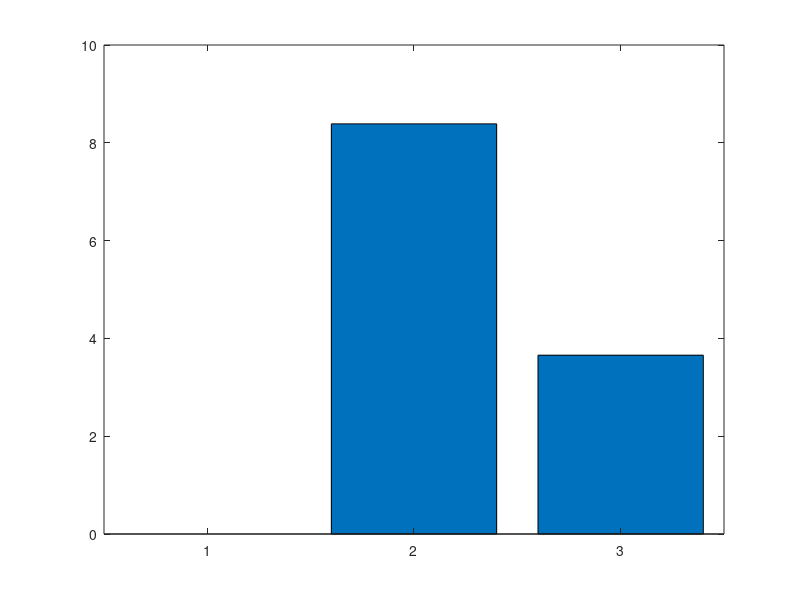
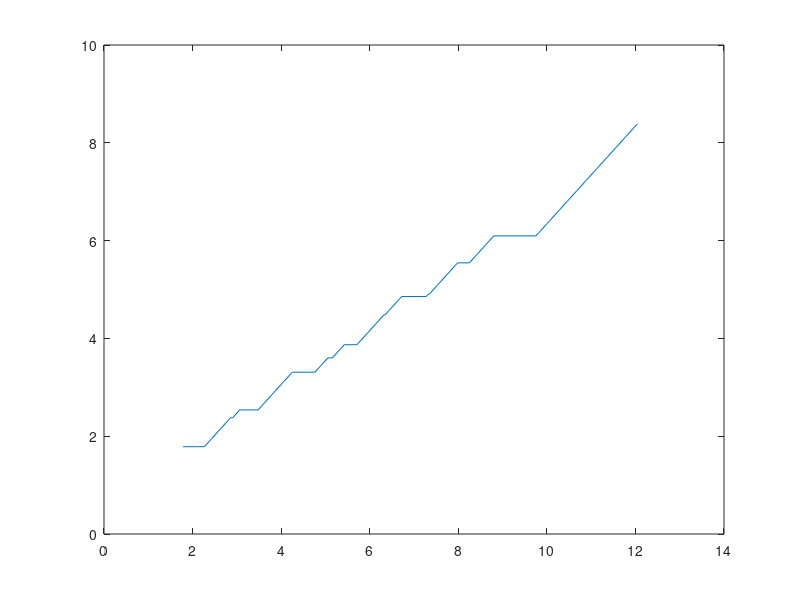

Reproduce these figures in MATLAB, in order.
kATS = 0.5; %Initialization of frequencies 
kSTA = 5; 
kSTW = 0.01;
kWTS = 0.01;

time = 0; %Initialization of times
timeMax = 10;

Wnum = 0; %Number of vesicles in each state
Anum = 1;
Snum = 0;

ATScount = 0; %Reaction counter initialization
STAcount = 0;
STWcount = 0;
WTScount = 0;

Wtau = 0; %Total times in each state
Atau = 0;
Stau = 0;

savedState = [];
savedTime = [];
savedDist = [];

position = 0;

while time <= timeMax
    
    a1 = kATS * Anum; %Propensities for each reaction in vesicles/sec
    a2 = kSTA * Snum;
    a3 = kSTW * Snum;
    a4 = kWTS * Wnum;
    
    a0 = a1 + a2 + a3 + a4; %Randomized calculation of time for each reaction
    r1 = rand;
    tau = -(1/a0)*(log(r1));
    position = position + tau*(Anum == 1);
    %disp(tau);
    r2 = rand;
    
    Atau = (tau * Anum) + Atau; %Change of time in each states
    Wtau = (tau * Wnum) + Wtau;
    Stau = (tau * Snum) + Stau; 
    
    if((a1/a0) >= r2)
        
        Anum = Anum - 1;
        Snum = Snum + 1;    
        ATScount = ATScount + 1;
        savedState = [savedState, "S"];
        
    elseif((a1 + a2)/a0 >= r2)      
        Anum = Anum + 1;
        Snum = Snum - 1;
        STAcount = STAcount + 1;
        savedState = [savedState, "A"];
        
    elseif((a1 + a2 + a3)/a0 >= r2)
        
        Snum = Snum - 1;
        Wnum = Wnum + 1;
        STWcount = STWcount + 1;
        savedState = [savedState, "W"];
        
    else
        
        Wnum = Wnum - 1;
        Snum = Snum + 1;
        WTScount = WTScount + 1;
        savedState = [savedState, "S"];
    end
    
    time = time + tau;
    
    savedTime = [savedTime, time];
    savedDist = [savedDist, position];
    %disp(time);  
end

array = [Wtau; Atau; Stau];
disp(array);
figure; 
bar(array);
figure;
plot(savedTime, savedDist);

